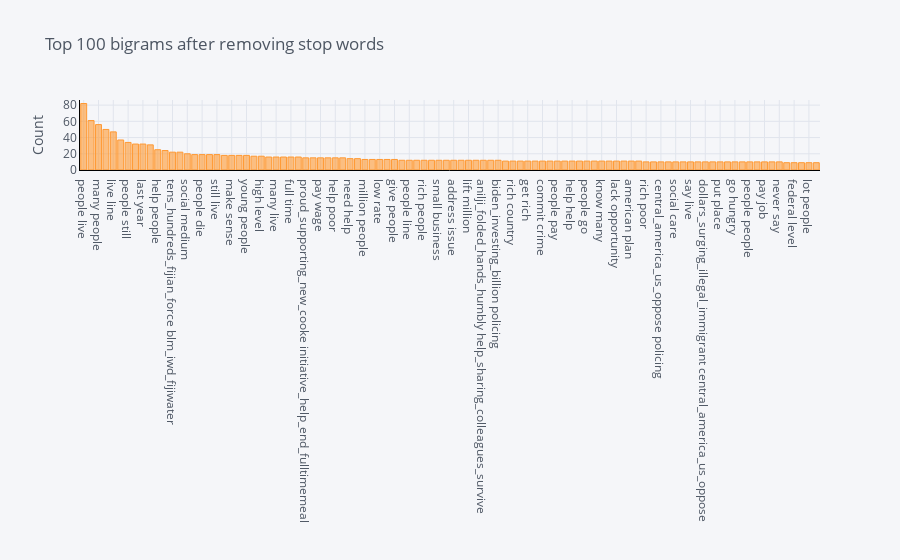

Here is the notebook cell this chart was saved with:
### Code cell
plot_model(plot = 'bigram')

### Figure 1 — Plotly figure (JSON) as saved in the notebook; plotly's stock layout.template omitted (floating-point values rounded to 4 significant figures)
{"data": [{"marker": {"color": "rgba(255, 153, 51, 0.6)", "line": {"color": "rgba(255, 153, 51, 1.0)", "width": 1}}, "name": "count", "orientation": "v", "text": "", "type": "bar", "x": ["people live", "black people", "many people", "poor people", "live line", "lift people", "people still", "poor vulnerable", "last year", "high rate", "help people", "make sure", "tens_hundreds_fijian_force blm_iwd_fijiwater", "people get", "social medium", "go back", "people die", "class_mentioned_budget_compared disabled_grace_universe_one", "still live", "country world", "make sense", "white people", "young people", "keep people", "high level", "long many", "many live", "take care", "full time", "dear_folded_hands_humbly help_sharing_colleagues_survive", "proud_supporting_new_cooke initiative_help_end_fulltimemeal", "social protection", "pay wage", "live extreme", "help poor", "people make", "need help", "live abject", "million people", "want help", "low rate", "people want", "give people", "people suffer", "people line", "swt_many_glad_tiding divine_dreams_muhammad_qasim", "rich people", "al_sharpton_need biden_investing_billion", "small business", "take advantage", "address issue", "make people", "lift million", "divine_dreams_muhammad_qasim learn", "anilji_folded_hands_humbly help_sharing_colleagues_survive", "give shit", "biden_investing_billion policing", "help raise", "rich country", "develop country", "get rich", "poor country", "commit crime", "help end", "people pay", "people need", "help help", "take away", "people go", "people donate", "know many", "people country", "lack opportunity", "pay taxis", "american plan", "american people", "rich poor", "bring people", "central_america_us_oppose policing", "could lift", "social care", "worst_sainsburys_customerservice_case inc_canx_deliveries_overdue", "say live", "make year", "dollars_surging_illegal_immigrant central_america_us_oppose", "quality life", "put place", "love see", "go hungry", "good thing", "people people", "inc_canx_deliveries_overdue short_date_sent_result", "pay job", "never see", "never say", "say go", "federal level", "kid live", "lot people", "poor kid"], "y": [82, 61, 56, 50, 47, 37, 34, 32, 32, 31, 25, 24, 22, 22, 20, 19, 19, 19, 19, 18, 18, 18, 18, 17, 17, 16, 16, 16, 16, 16, 15, 15, 15, 15, 15, 15, 14, 14, 13, 13, 13, 13, 13, 12, 12, 12, 12, 12, 12, 12, 12, 12, 12, 12, 12, 12, 12, 11, 11, 11, 11, 11, 11, 11, 11, 11, 11, 11, 11, 11, 11, 11, 11, 11, 11, 11, 10, 10, 10, 10, 10, 10, 10, 10, 10, 10, 10, 10, 10, 10, 10, 10, 10, 10, 10, 9, 9, 9, 9, 9]}], "layout": {"legend": {"bgcolor": "#F5F6F9", "font": {"color": "#4D5663"}}, "paper_bgcolor": "#F5F6F9", "plot_bgcolor": "#F5F6F9", "title": {"font": {"color": "#4D5663"}, "text": "Top 100 bigrams after removing stop words"}, "xaxis": {"gridcolor": "#E1E5ED", "linecolor": "black", "showgrid": true, "tickfont": {"color": "#4D5663"}, "title": {"font": {"color": "#4D5663"}, "text": ""}, "zerolinecolor": "#E1E5ED"}, "yaxis": {"gridcolor": "#E1E5ED", "linecolor": "black", "showgrid": true, "tickfont": {"color": "#4D5663"}, "title": {"font": {"color": "#4D5663"}, "text": "Count"}, "zerolinecolor": "#E1E5ED"}}}
